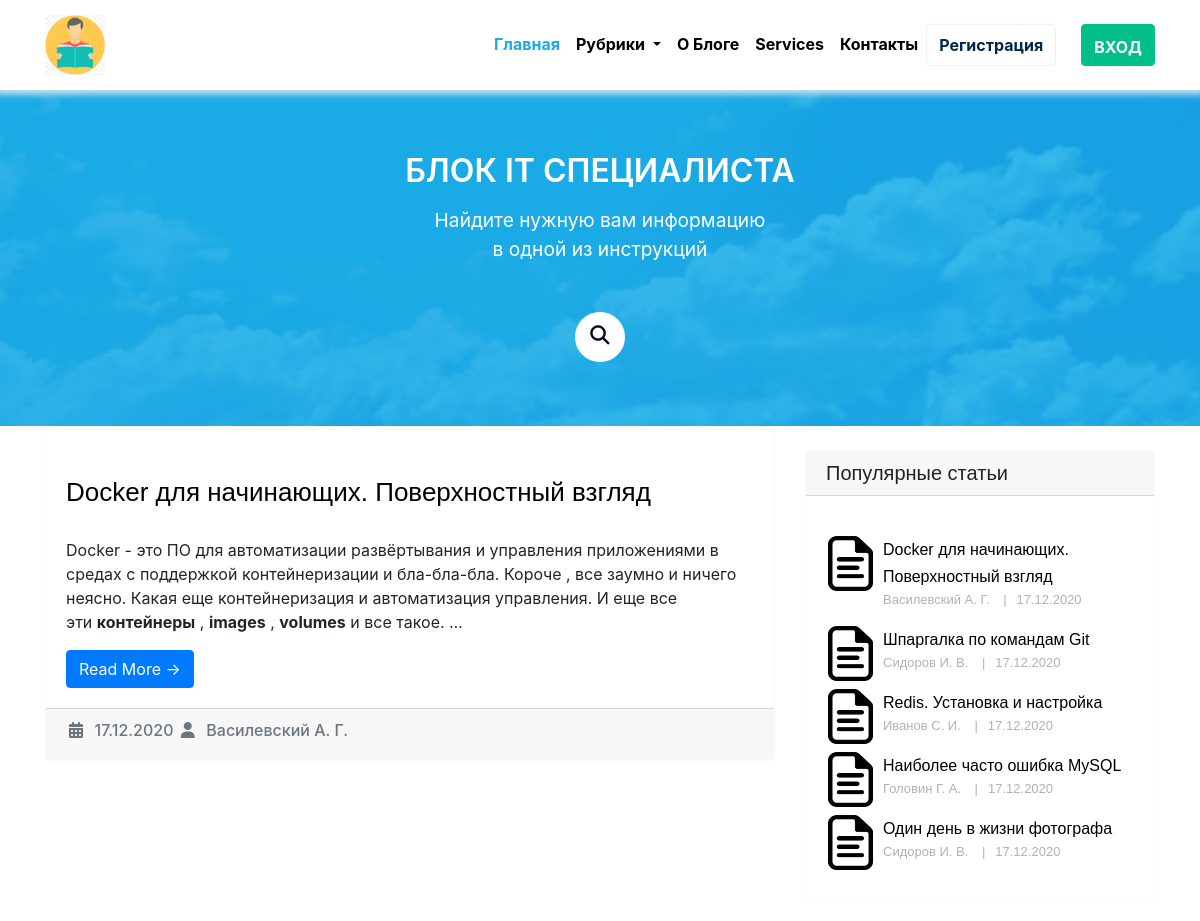
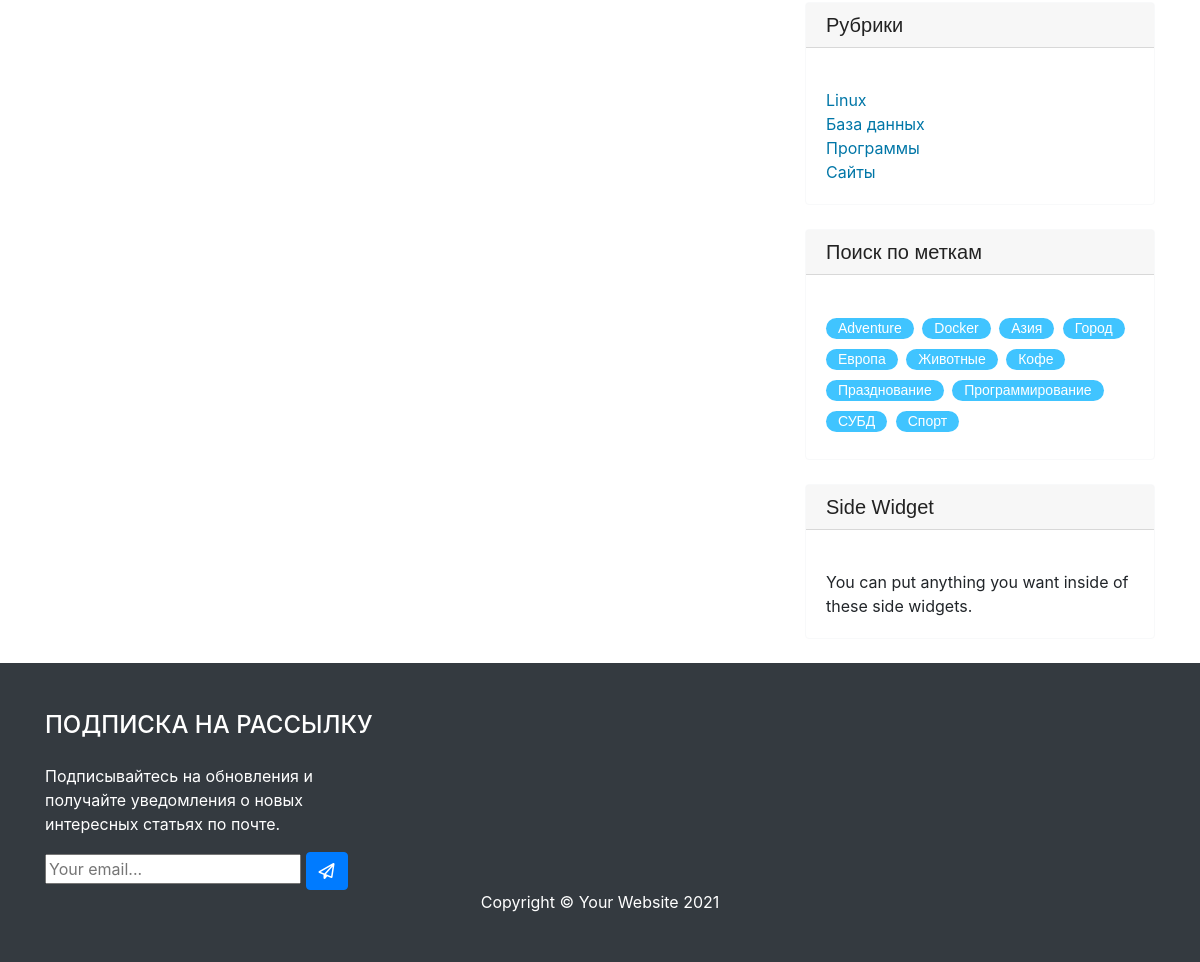
Screenshot of /category/linux/ with the database file from the repository (2 pictures, top to bottom).
### blog/models.py (models this page shows, shortened)
class Post(models.Model):
    title = models.CharField(max_length=255, verbose_name='Наименование')
    slug = models.SlugField(max_length=255, verbose_name='Url', unique=True)
    author = models.CharField(max_length=100, verbose_name='Автор')
    content = models.TextField()
    created_at = models.DateTimeField(auto_now_add=True, verbose_name='Опубликовано')
    photo = models.ImageField(upload_to='photos/%Y/%m/%d/', blank=True, verbose_name='Фото')
    views = models.IntegerField(default=0, verbose_name='Кол-во просмотров')
    category = models.ForeignKey(Category, on_delete=models.PROTECT, related_name='posts', verbose_name='Категория')
    tags = models.ManyToManyField(Tag, blank=True, related_name='posts', verbose_name='Tags')
    status = models.BooleanField(default=False, verbose_name='Статус')
    def get_absolute_url(self):
        return reverse('post', kwargs={"slug": self.slug})
    class Meta:
        verbose_name = 'Статья(ю)'
        verbose_name_plural ='Статьи'
        ordering = ['-created_at']

class Category(models.Model):
    title = models.CharField(max_length=255, verbose_name='Наименование')
    slug = models.SlugField(max_length=255, verbose_name='Url', unique=True)
    def __str__(self):
        return self.title
    def get_absolute_url(self):
        return reverse('category', kwargs={"slug": self.slug})
    class Meta:
        verbose_name = 'Категория(ю)'
        verbose_name_plural ='Категории'
        ordering = ['title']

class Tag(models.Model):
    title = models.CharField(max_length=60, verbose_name='Наименование')
    slug = models.SlugField(max_length=50, verbose_name='Url', unique=True)
    def get_absolute_url(self):
        return reverse('tag', kwargs={"slug": self.slug})
    class Meta:
        verbose_name = 'Тег'
        verbose_name_plural ='Теги'
        ordering = ['title']

### blog/views.py (the view)
# urls.py: path('category/<str:slug>/', PostsByCategory.as_view(), name='category'),
class PostsByCategory(ListView):
    template_name = 'blog/index.html'
    context_object_name = 'posts'
    paginate_by = 2
    allow_empty = False
    def get_queryset(self):
        return Post.objects.filter(category__slug=self.kwargs['slug'], status=True)
    def get_context_data(self, *, object_list=None, **kwargs):
        context = super().get_context_data(**kwargs)
        context['title'] = Category.objects.get(slug=self.kwargs['slug'])
        return context

### subscription/forms.py
class SubscriptionForm(forms.ModelForm):
    class Meta:
        model = Subscription
        fields = ("email",)
        widgets = {
            "email": forms.EmailInput(attrs={"class": "editContent", "placeholder": "Your email..."},)
        }
        labels = {
            "email": '',
        }

### blog/templatetags/category.py (called while the page is built)
@register.inclusion_tag('blog/category_tpl.html')
def show_category():
    categories = Category.objects.all()
    return {"categories": categories}

@register.inclusion_tag('blog/menu_category_tpl.html')
def show_menu_category():
    categories = Category.objects.all()
    return {"categories": categories}

### blog/templatetags/sidebar.py (called while the page is built)
@register.inclusion_tag('blog/popular_posts_tpl.html')
def get_popular(cnt=3):
    posts = Post.objects.filter(status=True).order_by('-views')[:cnt]
    return {"posts": posts}

@register.inclusion_tag('blog/tags_tpl.html')
def get_tags():
    tags = Tag.objects.all()
    return {"tags": tags}

### subscription/templatetags/subscription_tags.py (called while the page is built)
@register.inclusion_tag("subscription/tags/form.html")
def subscription_form():
    return {"subscription_form": SubscriptionForm()}

### blog/templates/blog/index.html (shortened to what this page needs)
{% extends 'base.html' %}
{% load static %}
{% load sidebar %}
{% load category %}
{% block content %}
<section class="wrapper info-section">
	<div class="container 50%">
		<section>
			<header class="major">
				<h1>Блок IT специалиста</h1>
				<p>Найдите нужную вам информацию<br>в одной из инструкций</p>
			</header>
			<div class="row">
				<div class="12u 12u$(small)">
					<form action="{% url 'search' %}" method="GET">
            <i class="fa fa-search"></i>
          </form>
				</div>
			</div>
		</section>
	</div>
</section>
 <div class="container">
    <div class="row">
      <div class="col-md-8">
        {% for post in posts %}
        <div class="card border-light mb-4">
          <div class="card-body">
            <h4 class="card-title">{{ post.title }}</h4>
            <p class="card-text">{{ post.content|truncatewords_html:40|safe }}</p>
            <a href="{{ post.get_absolute_url }}" class="btn btn-primary">Read More &rarr;</a>
          </div>
          <div class="card-footer text-muted">
            <h6><i class="fa fa-calendar fa-fw"></i>&nbsp;&nbsp;{{ post.created_at|date:"d.m.Y" }}
              {% if post.author %}
                  <i class="fa fa-user fa-fw"></i>&nbsp;&nbsp;{{ post.author }}</h6>
              {% else %}
                  <i class="fa fa-user fa-fw"></i>&nbsp;&nbsp;Нет автора</h6>
              {% endif %}
          </div>
        </div>
        {% endfor %}
      </div>
      <div class="col-md-4">
      {% get_popular 5 %}
      {% show_category %}
      {% get_tags %}
      <div class="card border-light my-4">
        <h5 class="card-header">Side Widget</h5>
        <div class="card-body">
          You can put anything you want inside of these side widgets.
        </div>
      </div>
      </div>
    </div>
  </div>
{% endblock %}

### blog/templates/blog/popular_posts_tpl.html
{% load static %}
<div class="card border-light my-4">
    <h5 class="card-header">Популярные статьи</h5>
    <div class="card-body">
        {% for post in posts %}
        <div class="portfolio-item-popular">
            <img src="{% static 'img/paper-icon.png' %}" alt="{{ post.title }}">
            <div class="portfolio-text">
                <h5><a href="{{ post.get_absolute_url }}">{{ post.title }}</a></h5>
                <p>{{ post.author }} <span>|</span>{{ post.created_at|date:"d.m.Y" }}</p>
            </div>
        </div>
        {% endfor %}
    </div>
  </div>

### blog/templates/blog/category_tpl.html
  <div class="card border-light my-4">
    <h5 class="card-header">Рубрики</h5>
    <div class="card-body">
      <div class="row">
        <div class="col-lg-6">
          <ul class="list-unstyled mb-0">
            {% for item in categories %}
            <li><a href="{{ item.get_absolute_url }}">{{ item.title }}</a></li>
            {% endfor %}
          </ul>
        </div>
      </div>
    </div>
  </div>

### blog/templates/blog/tags_tpl.html
<div class="card  border-light my-4">
  <h5 class="card-header">Поиск по меткам</h5>
  <div class="card-body">
    <div class="tags">
        {% for tag in tags %}
        <p><a href="{{ tag.get_absolute_url }}">{{ tag.title }}</a></p>
        {% endfor %}
    </div>
  </div>
</div>

### siteblog/static/blog-home.css (style rules this page uses)
body { padding-top: 56px; }
a { color: #0076a7; }
.portfolio-item-popular { padding-left: 2px; }
.portfolio-item-popular img { float: left; height: 55px; width: 45px; }
.portfolio-item-popular .portfolio-text { margin-left: 55px; }
.portfolio-item-popular .portfolio-text h5 { margin: 0 }
.portfolio-item-popular .portfolio-text h5 a { color: #000; font-family: Arial, sans-serif; font-size: 16px; font-weight: 500; line-height: 27px; text-decoration: none; }
.portfolio-item-popular .portfolio-text p { font-family: Arial, sans-serif; font-size: 13px; font-weight: 500; line-height: 20px; color: #b2b2b2; }
.portfolio-item-popular .portfolio-text p span { margin: 0 10px; }
.tags p { background: #40c4ff none repeat scroll 0 0; border-radius: 15px; display: inline-block; font-family: Arial, sans-serif; font-size: 14px; font-weight: 500; margin-right: 4px; padding: 0 12px; margin-bottom: 7px; }
.tags p a { color: #fff; display: inline-block; text-decoration: none; }
.info-section { text-align: center; background-color: #1aaae5; background-image: url(img/bg-images.jpeg); background-position: center center; -webkit-background-size: cover; background-size: cover; background-repeat: repeat-x; padding-top: 1.75em; padding-bottom: 1em; }
.wrapper { padding: 4em 0em 4em; padding-top: 4em; padding-bottom: 4em; }
header.major { text-align: center; margin-bottom: 3em; }
.info-section header.major h1 { margin-top: 0.5em; padding-top: 0.5em; color: #fff; }
header.major h1 { font-size: 2em; font-weight: 600; margin-bottom: 0.5em; text-transform: uppercase; }
.info-section header.major p { color: #fff; text-align: center; font-size: 1.2em; }
.\31 2u, .\31 2u\$ { width: 100%; clear: none; margin-left: 0; }
.info-section form { position: relative; top: 50%; left: 50%; transform: translate(-50%,-50%); transition: all 1s; width: 50px; height: 50px; background: white; box-sizing: border-box; border-radius: 25px; border: 4px solid white; padding: 5px; }
.info-section .fa { box-sizing: border-box; padding: 10px; width: 42.5px; height: 42.5px; position: absolute; top: 0; right: 0; border-radius: 50%; color: #07051a; text-align: center; font-size: 1.2em; transition: all 1s; }
.card-body .card-title { color: #010101; font-family: Arial, sans-serif; font-size: 26px; font-weight: 500; margin-bottom: 30px; margin-top: 30px; }
.card-header { color: #222; font-weight: 500; line-height: 1em; margin: 0 0 1em 0; font-family: "Exo 2", sans-serif; }

### rows the page displays
Post: title "Docker для начинающих. Поверхностный взгляд", content "Docker - это ПО для автоматизации развёртывания и управления приложениями в средах с поддержкой контейнеризации и бла-бла-бла. Короче , все заумно и ничего неясно. Какая еще контейнеризация и автоматизация управления. И еще все эти контейнеры , images , volumes и все такое. …", created_at "17.12.2020", author "Василевский А. Г."
Post: title "Шпаргалка по командам Git", author "Сидоров И. В.", created_at "17.12.2020"
Post: title "Redis. Установка и настройка", author "Иванов С. И.", created_at "17.12.2020"
Post: title "Наиболее часто ошибка MySQL", author "Головин Г. А.", created_at "17.12.2020"
Post: title "Один день в жизни фотографа", author "Сидоров И. В.", created_at "17.12.2020"
Category: title "Linux"
Category: title "База данных"
Category: title "Программы"
Category: title "Сайты"
Tag: title "Adventure"
Tag: title "Docker"
Tag: title "Азия"
Tag: title "Город"
Tag: title "Европа"
Tag: title "Животные"
Tag: title "Кофе"
Tag: title "Празднование"
Tag: title "Программирование"
Tag: title "СУБД"
Tag: title "Спорт"
